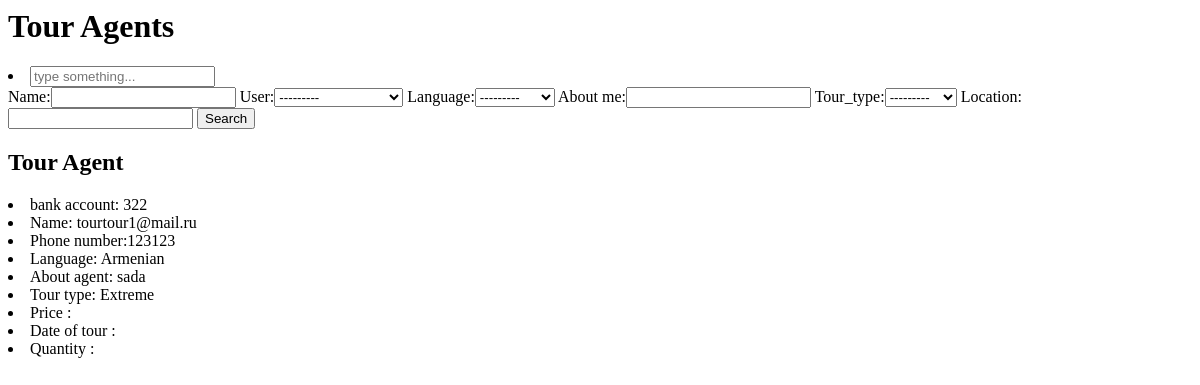
Page /agent_list on the earlier database version.
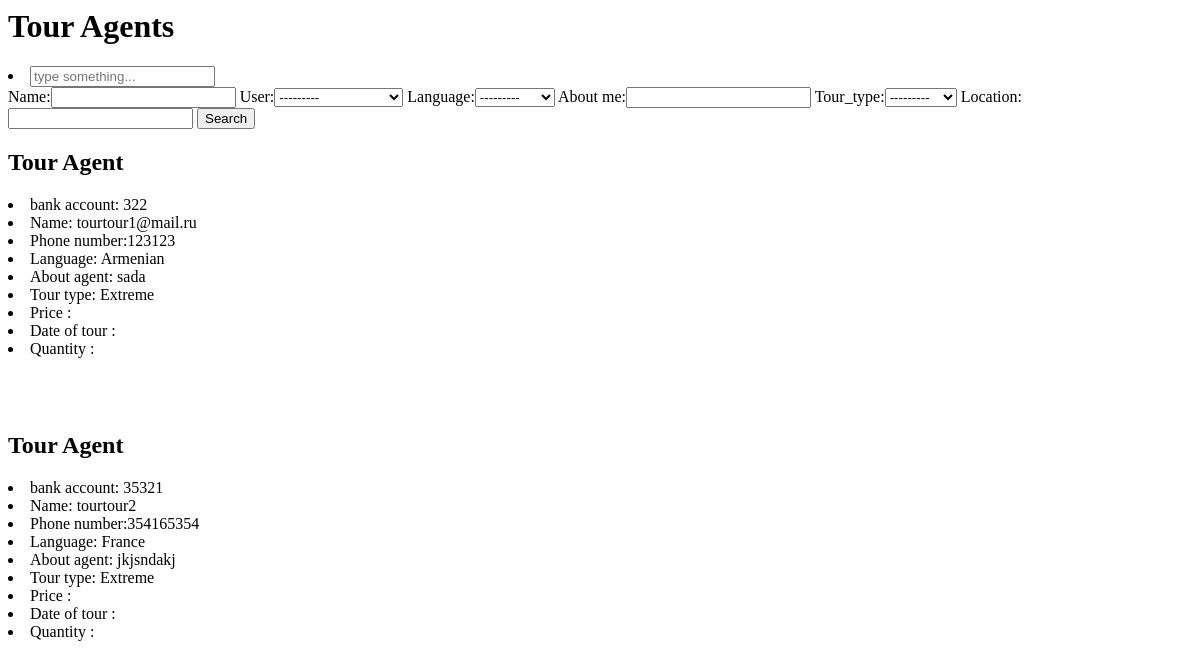
Same page on the later database version.
### users/models.py (models this page shows, shortened)
class User(AbstractUser):
    username = models.CharField(blank=True, null=True, max_length=255)
    email = models.EmailField(_('email address'), unique=True)
    bank_account = models.CharField(max_length=255)
    name = models.CharField(max_length=255)
    phone_number = models.CharField(max_length=30)
    user_choices = models.IntegerField(choices=USER_CHOICES, default=1)
    USERNAME_FIELD = 'email'
    REQUIRED_FIELDS = ['username', ]
    def __str__(self):
        return "{}".format(self.name)

class TourAgents(models.Model):
    name = location = models.CharField(max_length=255)
    user = models.OneToOneField(settings.AUTH_USER_MODEL,
                                on_delete=models.CASCADE, related_name='touragents')
    language = models.IntegerField(_('language'), choices=LANGUAGES_CHOICES)
    about_me = models.CharField(max_length=255)
    tour_type = models.IntegerField(_('tour_type'), choices=TOUR_CHOICES)
    location = models.CharField(max_length=255)

### users/views.py (the view)
# urls.py: path('agent_list', views.agent_list, name='agent_list'),
def agent_list(request):
    agents = TourAgents.objects.all()
    agent_filter = TourAgentsFilter(request.GET, queryset=agents)
    def func_valid_input(key):
        try:
            name = request.GET[key]
        except:
            name = False
        return name
    name = func_valid_input('AgentSearch')
    agents = agent_filter.qs
    context = {'agents':agents, 'agent_filter': agent_filter}
    return render(request, 'users/agents_list.html', context)

### users/templates/users/agents_list.html (shortened to what this page needs)
<h1>Tour Agents</h1>
<div>
    <form method="GET">
      <li>
      <input type="text" name="AgentSearch" placeholder="type something...">
      </li>
      {{ agent_filter.form }}
      <button type="submit" name="search">Search</button>
    </form>
</div>
{% for i in agents %}
<h2>Tour Agent</h2>
<li>
	bank account: {{i.user.bank_account}}
</li>
<li>
	Name: {{i.user.name}}
</li>
<li>
	Phone number:{{i.user.phone_number}}
</li>
<li>
	Language: {{i.get_language_display }}
</li>
<li>
	About agent: {{i.about_me}}
</li>
<li>
	Tour type: {{ i.get_tour_type_display }}
</li>
<li>
	Price :{{i.first_to_ten_price}}
</li>
<li>
	Date of tour : {{i.date_of_tour }}
</li>
<li>
      Quantity : {{i.quantity }}
</li>
{% endfor %}

Differences in the rows shown:
added TourAgents: user.bank_account "35321", user.name "tourtour2", user.phone_number "354165354", language "France", about_me "jkjsndakj", tour_type "Extreme"
